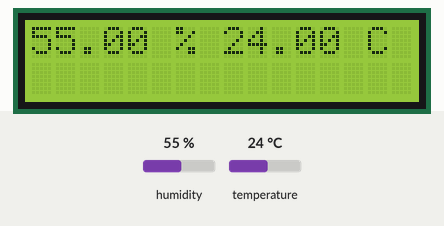
Recording of a sketch running on a simulated Arduino Uno, built with avr-gcc and run on an emulated ATmega328P. Shown: 16×2 character LCD. The test bench sets the inputs (shaded band); at power-on: humidity 55 %, temperature 24 °C.

Above: at 1.6 s.
1.7 s: humidity set to 22 %
At 3.9 s:
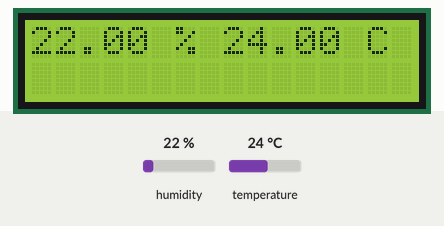
4.6 s: temperature set to 12 °C
At 6.5 s:
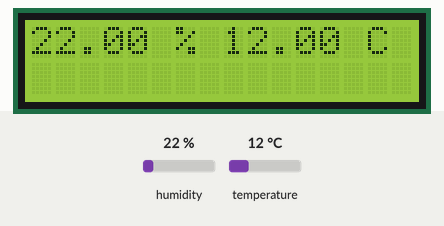
7.5 s: humidity set to 40 %
At 10.4 s:
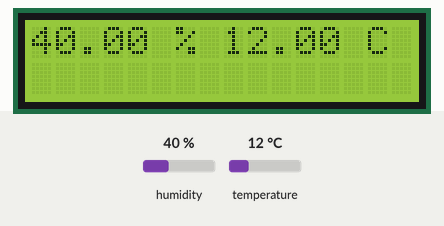
10.7 s: temperature set to 19 °C
At 11.9 s:
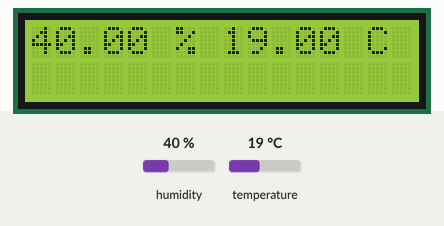
Timing chart, 0 to 13.7 s (numbered marks = the images above; inputs shaded):
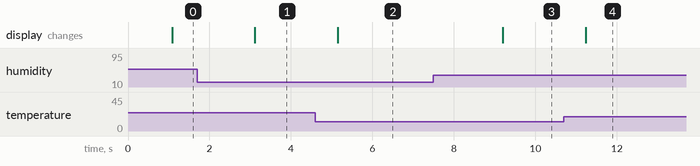

The sketch:

LCD.ino
```cpp
#include <LiquidCrystal.h>


#include <Wire.h>


#include "DHT.h"
#define DHTPIN A0     //digital pin sensor

// Uncomment whatever type you're using!

  #define DHTTYPE DHT11      // DHT 11
  //#define DHTTYPE DHT22   // DHT 22  (AM2302), AM2321
  //#define DHTTYPE DHT21

const int rs = 12, en = 11, d4 = 5, d5 = 4, d6 = 3, d7 = 2;
LiquidCrystal lcd(rs, en, d4, d5, d6, d7);


DHT dht(DHTPIN, DHTTYPE);


void setup() {

  lcd.begin(16, 2);

  dht.begin();


}

void loop() {

 delay(1000);
  float h = dht.readHumidity();
  // Read temperature as Celsius (the default)
  float t = dht.readTemperature();
  // Read temperature as Fahrenheit (isFahrenheit = true)
  float f = dht.readTemperature(true);

  // Check if any reads failed and exit early (to try again).
  if (isnan(h) || isnan(t) || isnan(f)) {
   lcd.print("NO CONNECTION");
    return;
  }


  lcd.setCursor(0, 0);
  lcd.print(h);
  lcd.print(" % ");

  lcd.print(t);
  lcd.print(" C");


}
```

Measured:
- after the input at 1.7 s, the display: changes after 1.4 s (image 1)
- after the input at 4.6 s, the display: changes after 0.55 s (image 2)
- after the input at 7.5 s, the display: changes after 1.7 s (image 3)
- after the input at 10.7 s, the display: changes after 0.53 s (image 4)
